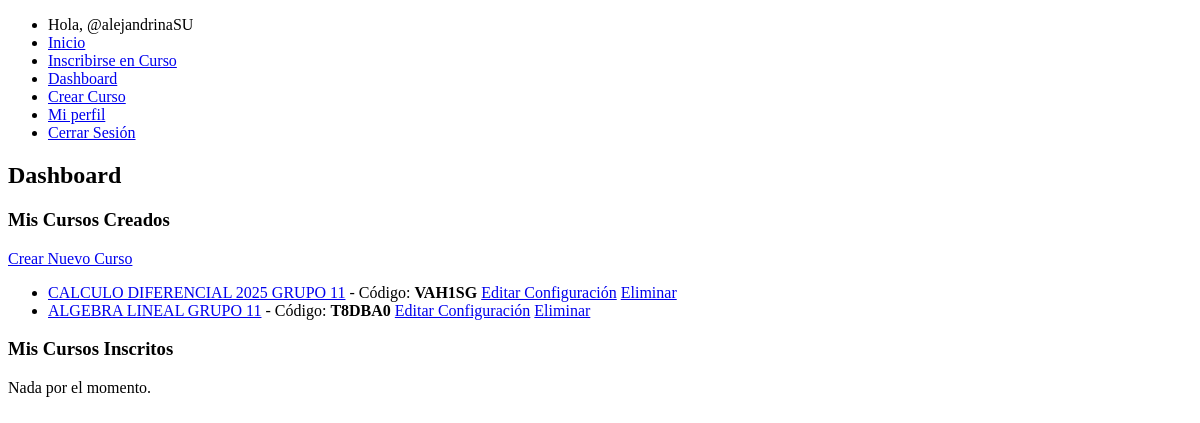
Before: /dashboard/ (signed in) with the older database file.
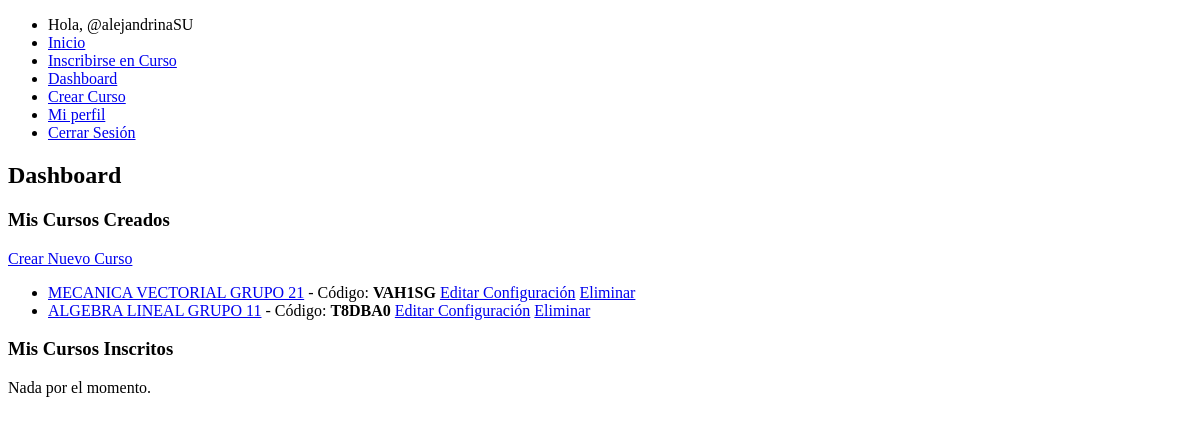
After: the same page with the newer database file.
### webapp/models.py (models this page shows, shortened)
class Curso(models.Model):
    id_profesor = models.ForeignKey(settings.AUTH_USER_MODEL, on_delete=models.CASCADE)
    nombre_curso = models.CharField(max_length=100)
    descripcion = models.TextField(max_length=500)
    codigo_acceso = models.CharField(max_length=10, unique=True)

### webapp/views.py (the view)
# urls.py: path('dashboard/', views.dashboard, name='dashboard'),
@login_required
def dashboard(request):
    usuario = request.user
    es_profesor = usuario.rol == "Profesor"
    if es_profesor:
        cursos_creados = Curso.objects.filter(id_profesor=usuario)
    else:
        cursos_creados = None
    cursos_inscritos = AlumnoCurso.objects.filter(alumno=usuario)
    return render(request, "dashboard.html", {
        "es_profesor": es_profesor,
        "cursos_creados": cursos_creados,
        "cursos_inscritos": cursos_inscritos
    })

### webapp/templates/dashboard.html (shortened to what this page needs)
{% extends "base.html" %}
{% block content %}
<div class="container">
    <h2>Dashboard</h2>
    {% if es_profesor %}
        <h3>Mis Cursos Creados</h3>
        <a href="{% url 'crear_curso' %}" class="btn btn-primary">Crear Nuevo Curso</a>
        {% if cursos_creados %}
            <ul>
                {% for curso in cursos_creados %}
                    <li>
                        <a href="{% url 'board' curso.codigo_acceso %}">{{ curso.nombre_curso }}</a>
                        - Código: <strong>{{ curso.codigo_acceso }}</strong>
                        <a href="{% url 'board_actualizar' curso.codigo_acceso %}" class="btn btn-warning btn-sm">Editar Configuración</a>
                        <a href="{% url 'board_borrar' curso.codigo_acceso %}" class="btn btn-danger btn-sm">Eliminar</a>
                    </li>
                {% endfor %}
            </ul>
        {% else %}
            <p>Nada por el momento.</p>
        {% endif %}
        <h3>Mis Cursos Inscritos</h3>
        {% if cursos_inscritos %}
            <ul>
                {% for inscripcion in cursos_inscritos %}
                    <li>
                        <a href="#">{{ inscripcion.curso.nombre_curso }}</a>
                        - Profesor: {{ inscripcion.curso.id_profesor.username }}
                        <a href="#" class="btn btn-danger btn-sm">Salir del Curso</a>
                    </li>
                {% endfor %}
            </ul>
        {% else %}
            <p>Nada por el momento.</p>
        {% endif %}
    {% endif %}
</div>
{% endblock %}

Changed rows visible on the page:
changed Curso "VAH1SG": nombre_curso "CALCULO DIFERENCIAL 2025 GRUPO 11" → "MECANICA VECTORIAL GRUPO 21"
